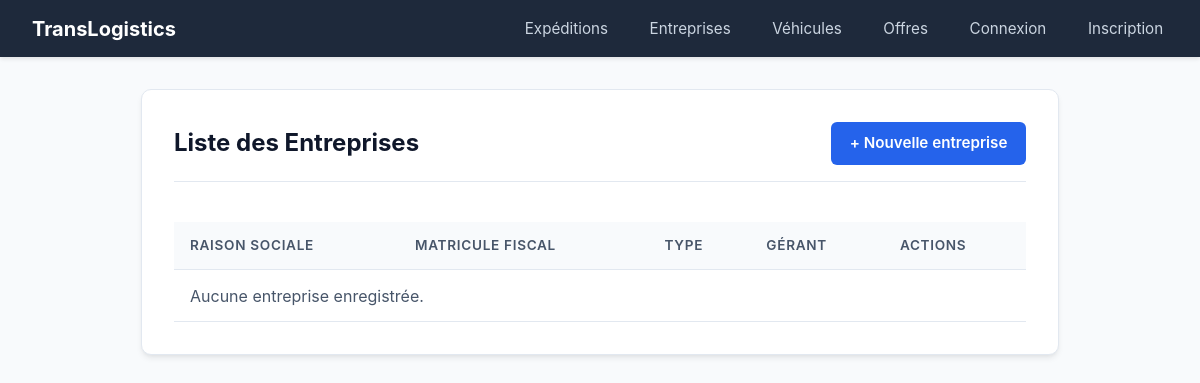
Before: /entreprise/list/ with the older database file.
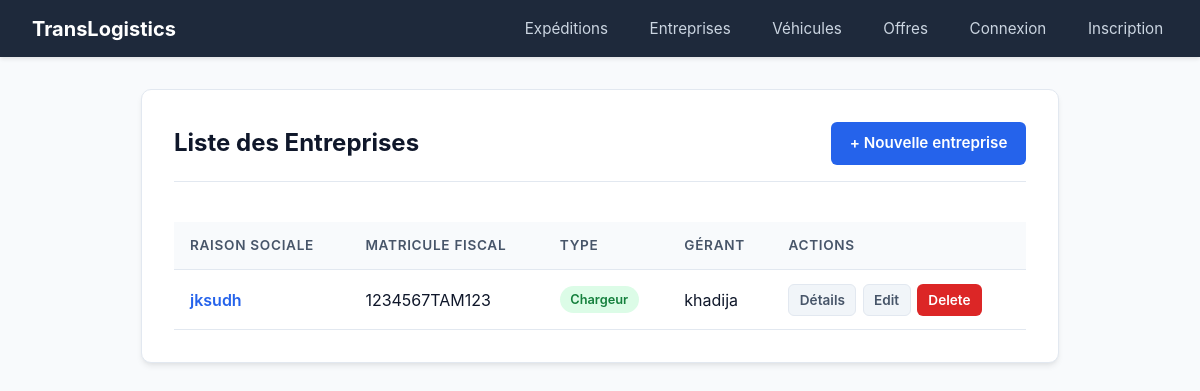
After: the same page with the newer database file.
### EntrepriseApp/models.py (models this page shows, shortened)
class Entreprise(models.Model):
    raison_social = models.CharField(max_length=200, blank=False ,null=False)
    matricule_fiscal =models.CharField(max_length=17 ,unique=True, validators=[matricule_fiscal_validator])
    adresse = models.TextField(validators=[MinLengthValidator(20,"l'adresse ne peut pas avoir moins de 20 char"),MaxLengthValidator(400,"l'adresse ne peut pas depasser les 400 char")])
    type_entreprise=models.CharField(max_length=100,choices=[('c','chargeur'),
    ('t','transporteur')])
    created_at = models.DateTimeField(auto_now_add=True)
    updated_at =models.DateTimeField(auto_now=True)
    gerant= models.OneToOneField(Utilisateur ,on_delete=models.CASCADE,related_name='entreprise')

class Utilisateur(AbstractUser):
    email = models.EmailField(unique=True , validators=[validate_email])
    user_id = models.CharField(primary_key=True, max_length=8, unique=True)
    telephone = models.CharField(max_length=15, blank=True, null=True)
    role = models.CharField(max_length=20, choices=[
        ('admin', 'Admin'),
        ('c', 'chargeur'),
        ('t', 'transporteur')
    ], default='c')
    created_at = models.DateTimeField(auto_now_add=True)
    updated_at = models.DateTimeField(auto_now=True)

### EntrepriseApp/views.py (the view)
# urls.py: path('list/', listEntreprises, name='list_entreprises'),
def listEntreprises(request):
    liste = Entreprise.objects.all().order_by("raison_social")
    return render(request, 'entreprise/list.html', {"list": liste})

### templates/entreprise/list.html (shortened to what this page needs)
{% extends 'base.html' %}
{% block content %}
<div class="card">
    <div class="card-header">
        <h1 class="card-title">Liste des Entreprises</h1>
        <a class="btn btn-primary" href="{% url 'Entreprise:create_entreprise' %}">+ Nouvelle entreprise</a>
    </div>
    <div class="table-responsive">
        <table class="table">
            <thead>
                <tr>
                    <th>Raison Sociale</th>
                    <th>Matricule Fiscal</th>
                    <th>Type</th>
                    <th>Gérant</th>
                    <th>Actions</th>
                </tr>
            </thead>
            <tbody>
            {% for entreprise in list %}
                <tr>
                    <td>
                        <a href="{% url 'Entreprise:detail_entreprise' id=entreprise.id %}" style="font-weight: 600; color: var(--primary); text-decoration: none;">
                            {{ entreprise.raison_social }}
                        </a>
                    </td>
                    <td>{{ entreprise.matricule_fiscal }}</td>
                    <td>
                        <span class="badge {% if entreprise.type_entreprise == 'c' %}badge-publiee{% else %}badge-attribuee{% endif %}">
                            {{ entreprise.get_type_entreprise_display }}
                        </span>
                    </td>
                    <td>{{ entreprise.gerant.username }}</td>
                    <td>
                        <div class="actions-cell">
                            <a class="btn btn-secondary btn-sm" href="{% url 'Entreprise:detail_entreprise' id=entreprise.id %}">Détails</a>
                            <a class="btn btn-secondary btn-sm" href="{% url 'Entreprise:update_entreprise' pk=entreprise.id %}">Edit</a>
                            <a class="btn btn-danger btn-sm" href="{% url 'Entreprise:delete_entreprise' pk=entreprise.id %}">Delete</a>
                        </div>
                    </td>
                </tr>
            {% empty %}
                <tr>
                    <td colspan="5" class="empty-state">
                        <p>Aucune entreprise enregistrée.</p>
                    </td>
                </tr>
            {% endfor %}
            </tbody>
        </table>
    </div>
</div>
{% endblock %}

### templates/base.html (shortened to what this page needs)
{% load static %}
<!DOCTYPE html>
<html lang="fr">
<head>
    <link rel="stylesheet" href="{% static 'expedition/css/style.css' %}">
</head>
<body>
    <nav class="navbar">
        <a class="brand" href="{% url 'Expedition:liste_classe' %}">
             TransLogistics
        </a>
        <ul class="nav-links">
            <li><a href="{% url 'Expedition:liste_classe' %}"> Expéditions</a></li>
            <li><a href="{% url 'Entreprise:liste_classe' %}"> Entreprises</a></li>
            <li><a href="{% url 'Vehicule:liste_classe' %}"> Véhicules</a></li>
            <li><a href="{% url 'Offre:liste_classe' %}"> Offres</a></li>
            {% if user.is_authenticated %}
            <li><span style="color: #cbd5e1; padding: 0.4rem 0.6rem;">👤 {{ user.username }}</span></li>
            <li>
                <form method="post" action="{% url 'logout' %}" style="display: inline;">
                    {% csrf_token %}
                    <button type="submit"
                        style="background: none; border: 1px solid rgba(255,255,255,0.2); border-radius: 6px; color: #cbd5e1; cursor: pointer; padding: 0.35rem 0.75rem; font-size: 0.9rem;">
                        Déconnexion
                    </button>
                </form>
            </li>
            {% else %}
            <li><a href="{% url 'login' %}">Connexion</a></li>
            <li><a href="{% url 'register' %}">Inscription</a></li>
            {% endif %}
        </ul>
    </nav>
    <main class="container">
        {% block content %}
        {% endblock %}
    </main>
</body>
</html>

### ExpeditionApp/static/expedition/css/style.css (style rules this page uses)
:root { --primary: #2563eb; --primary-hover: #1d4ed8; --secondary: #64748b; --success: #16a34a; --warning: #d97706; --danger: #dc2626; --danger-hover: #b91c1c; --background: #f8fafc; --surface: #ffffff; --border: #e2e8f0; --text-primary: #0f172a; --text-secondary: #475569; --radius: 10px; --shadow: 0 4px 6px -1px rgb(0 0 0 / 0.08), 0 2px 4px -2px rgb(0 0 0 / 0.05); }
* { box-sizing: border-box; margin: 0; padding: 0; }
body { font-family: -apple-system, BlinkMacSystemFont, "Segoe UI", Roboto, Helvetica, Arial, sans-serif; background-color: var(--background); color: var(--text-primary); line-height: 1.5; padding-bottom: 3rem; }
.navbar { background-color: #1e293b; padding: 0.85rem 1.5rem; box-shadow: 0 2px 4px rgba(0,0,0,0.1); display: flex; justify-content: space-between; align-items: center; margin-bottom: 2rem; }
.navbar .brand { color: #ffffff; font-size: 1.25rem; font-weight: 700; text-decoration: none; display: flex; align-items: center; gap: 0.5rem; }
.navbar .nav-links { display: flex; gap: 1rem; list-style: none; }
.navbar .nav-links a { color: #cbd5e1; text-decoration: none; padding: 0.4rem 0.8rem; border-radius: 6px; font-size: 0.95rem; transition: background-color 0.15s, color 0.15s; }
.container { max-width: 950px; margin: 0 auto; padding: 0 1rem; }
.card { background: var(--surface); border: 1px solid var(--border); border-radius: var(--radius); padding: 2rem; box-shadow: var(--shadow); margin-bottom: 1.5rem; }
.card-header { display: flex; justify-content: space-between; align-items: center; border-bottom: 1px solid var(--border); padding-bottom: 1rem; margin-bottom: 1.5rem; }
.card-title { font-size: 1.5rem; font-weight: 700; color: var(--text-primary); }
.btn { display: inline-flex; align-items: center; justify-content: center; gap: 0.4rem; padding: 0.55rem 1.1rem; font-size: 0.95rem; font-weight: 600; border-radius: 6px; text-decoration: none; cursor: pointer; border: 1px solid transparent; transition: all 0.15s ease-in-out; }
.btn-primary { background-color: var(--primary); color: #ffffff; }
.btn-danger { background-color: var(--danger); color: #ffffff; }
.btn-secondary { background-color: #f1f5f9; color: var(--text-secondary); border: 1px solid var(--border); }
.btn-sm { padding: 0.3rem 0.65rem; font-size: 0.85rem; }
.badge { display: inline-block; padding: 0.25rem 0.65rem; font-size: 0.8rem; font-weight: 600; border-radius: 9999px; text-transform: capitalize; }
.badge-publiee { background-color: #dcfce7; color: #15803d; }
.table-responsive { overflow-x: auto; }
.table { width: 100%; border-collapse: collapse; margin-top: 1rem; }
.table th, .table td { padding: 0.85rem 1rem; text-align: left; border-bottom: 1px solid var(--border); }
.table th { background-color: #f8fafc; font-weight: 600; color: var(--text-secondary); font-size: 0.85rem; text-transform: uppercase; letter-spacing: 0.05em; }
.actions-cell { display: flex; gap: 0.4rem; }

Changed rows visible on the page:
added Entreprise: raison_social "jksudh", matricule_fiscal "1234567TAM123", type_entreprise "Chargeur", gerant.username "khadija"
Other visible differences:
text no longer shown: "Aucune entreprise enregistrée."
